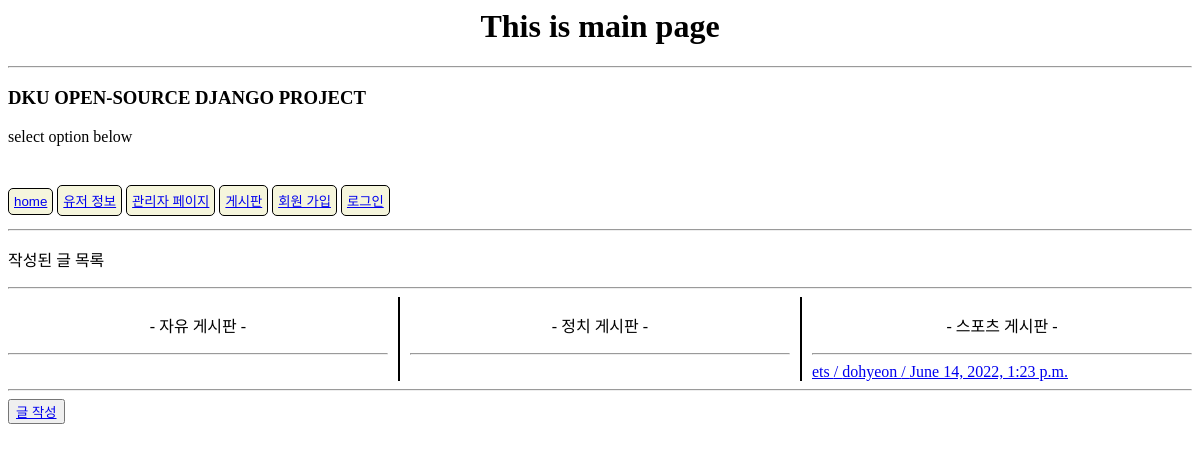
The page /bulletinboard/ on the database as committed earlier.
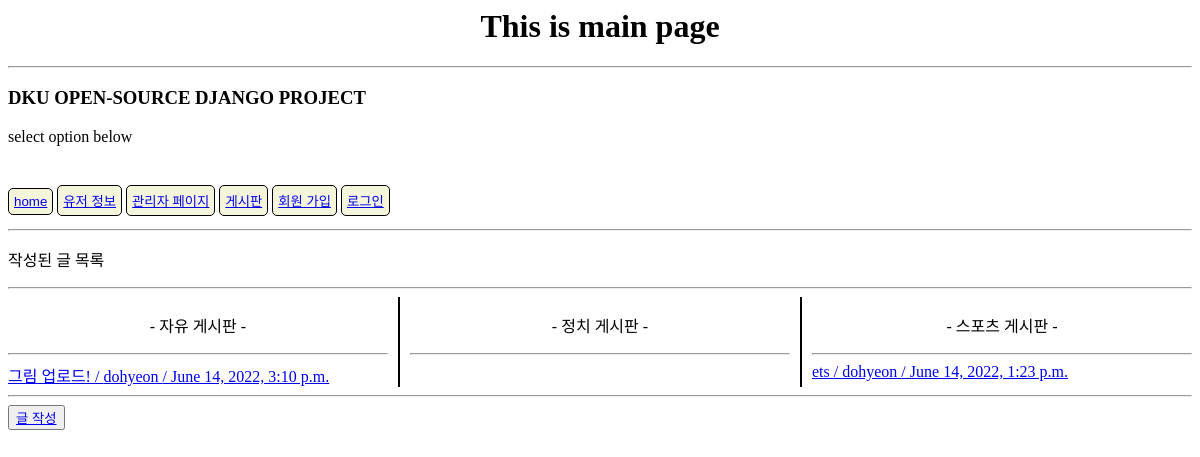
The same page on the database as committed later.
### bulletinboard/models.py (models this page shows, shortened)
class BulletinBoard(models.Model):
    title = models.CharField(max_length=100, verbose_name='제목') # 글 제목
    contents = models.TextField(verbose_name='내용') # 글 내용
    username = models.ForeignKey('board.User', on_delete=models.CASCADE, verbose_name='글 작성자') # 글 작성자
    write_date = models.DateTimeField(auto_now_add=True, verbose_name='작성 날짜') # 작성된 날짜
    board_category = models.CharField(max_length = 50, default='Free', verbose_name='게시판 카테고리')   # 게시판 분류
    last_update = models.DateTimeField(auto_now = True, verbose_name='최근 수정된 날짜')    # 마지막 수정된 날짜
    view_count = models.PositiveIntegerField(default=0, verbose_name = '조회수')   # 글 조회수
    class Meta:
        db_table = 'bulletinboard'
        verbose_name = '게시판'
        verbose_name_plural = '게시판'

### board/models.py (models this page shows)
class User(models.Model):
    u_id = models.CharField(max_length=40, unique=True, verbose_name='사용자 아이디')
    u_pw = models.CharField(max_length=100, verbose_name='사용자 비밀번호')
    u_name = models.CharField(max_length=20, unique=True, verbose_name='사용자 이름')
    u_phone = models.CharField(max_length=40, unique=True, verbose_name='사용자 번호')
    u_register_date = models.DateTimeField(auto_now_add=True, verbose_name='사용자 계정 생성 시간')
    def __str__(self):
        return self.u_name
    class Meta:
        db_table = 'user'
        verbose_name = '유저 정보'
        verbose_name_plural = '유저 정보'

### bulletinboard/views.py (the view)
# urls.py: path('', views.board_view, name='board_view'),
def board_view(request):
    login_session = request.session.get('login_session', '')
    context = {'login_session':login_session}
    sp_board = BulletinBoard.objects.filter(board_category = 'Sports')
    pol_board = BulletinBoard.objects.filter(board_category = 'Politics')
    free_board = BulletinBoard.objects.filter(board_category = 'Free')
    context['sp_board'] = sp_board
    context['pol_board'] = pol_board
    context['free_board'] = free_board
    return render(request,'bulletinboard/board_view.html', context)

### bulletinboard/templates/bulletinboard/board_view.html (shortened to what this page needs)
{% extends 'board/main.html' %}
{% block contents %}
<p>작성된 글 목록</p>
<hr>
<div class = "bulletin">
    <div class="free-board">
        <p style="text-align: center;"> - 자유 게시판 - </p>
        <hr>
        {% for b in free_board %}
        {% if b %}
        <a href='/bulletinboard/detail/{{ b.id }}' target='_self'>
            <div>{{ b.title }} / {{ b.username }} / {{ b.write_date }} </div>
        </a>
        {% endif %}
        {% endfor %}
    </div>
     <div class="pol-board">
        <p style="text-align: center;"> - 정치 게시판 - </p>
         <hr>
    </div>
    <div class="sp-board">
        <p style="text-align: center;"> - 스포츠 게시판 - </p>
        <hr>
        {% for b in sp_board %}
        {% if b %}
        <a href='/bulletinboard/detail/{{ b.id }}' target='_self'>
            <div>{{ b.title }} / {{ b.username }} / {{ b.write_date }} </div>
        </a>
        {% endif %}
        {% endfor %}
    </div>
</div>
<hr>
<button><a href="http://127.0.0.1:8000/bulletinboard/write">글 작성</a></button>
{% endblock contents %}

### board/templates/board/main.html (shortened to what this page needs)
<head>
    <h1 style="text-align:center;"> This is main page </h1>
</head>
<body>
<hr>
<h3>DKU OPEN-SOURCE DJANGO PROJECT</h3>
<p>select option below</p>
    <br>
    <div id = "btn_group">
        <button id = "btn_home" style="border: 1px black solid; margin: 5px 0px;"><a href="/">home</a></button>
        <button id = "btn_userinfo" style="border: 1px black solid; margin: 5px 0px;"><a href="http://127.0.0.1:8000/info">유저 정보</a></button>
        <button id = "btn_admin" style="border: 1px black solid; margin: 5px 0px;"><a href="http://127.0.0.1:8000/admin">관리자 페이지</a></button>
        <button id = "btn_bulletin" style="border: 1px black solid; margin: 5px 0px;"><a href="http://127.0.0.1:8000/bulletinboard/">게시판</a></button>
        {% if login_session %}
            <button id = btn_logout" style="border: 1px black solid; margin: 5px 0px;"><a href="{% url 'user:logout' %}">로그아웃</a></button>
        {% else %}
            <button id = "btn_signup" style="border: 1px black solid; margin: 5px 0px;"><a href="http://127.0.0.1:8000/register">회원 가입</a></button>
            <button id = "btn_login" style="border: 1px black solid; margin: 5px 0px;"><a href="http://127.0.0.1:8000/login">로그인</a></button>
        {% endif %}
    </div>
    <hr>
{% block contents %}
{% endblock contents %}
</body>

### board/templates/board/main.html (style rules this page uses)
#btn_group button { border: 1px solid skyblue; background-color: beige; color: skyblue; padding: 5px; border-top-right-radius: 5px; border-bottom-right-radius: 5px; border-top-left-radius: 5px; border-bottom-left-radius: 5px; }

### bulletinboard/templates/bulletinboard/board_view.html (style rules this page uses)
.bulletin { display: flex; }
.free-board { width: 33%; padding-right: 10px; }
.pol-board { width: 33%; border-left: 2px black solid; padding-left: 10px; padding-right: 10px; }
.sp-board { width: 33%; border-left: 2px black solid; padding-left: 10px; }

Rows that differ between the two databases and show on the page:
added BulletinBoard: title "그림 업로드!", username "dohyeon", write_date "June 14, 2022, 3:10 p.m.", shown under "DKU OPEN-SOURCE DJANGO PROJECT"
